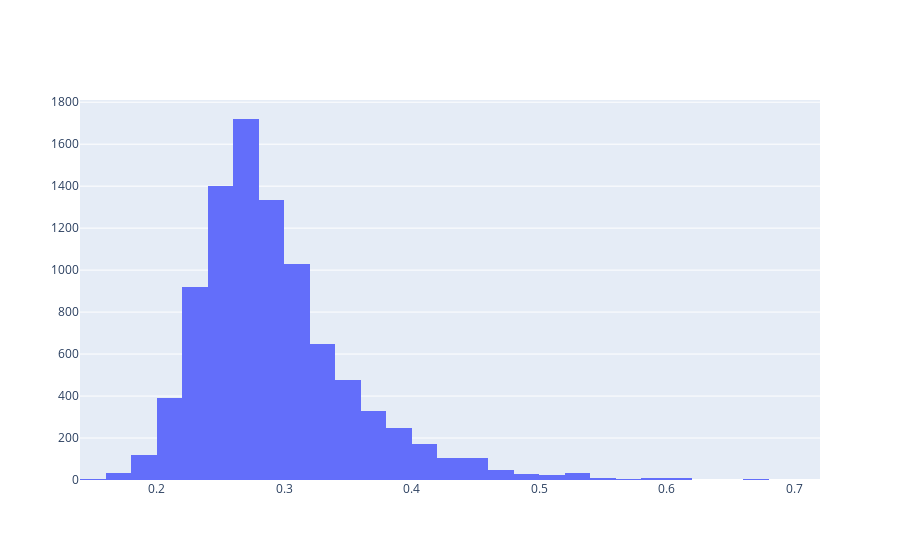

This figure's notebook cell:
### Code cell
# Plotly histogram
import plotly.graph_objects as go

fig = go.Figure(data=[go.Histogram(x=max_cosine_sims, nbinsx=50)])
fig.show()

### Figure 1 — Plotly figure (JSON) as saved in the notebook; plotly's stock layout.template omitted (floating-point values rounded to 4 significant figures; data arrays with more than 128 entries replaced by an {"elided": "..."} marker saying what was removed)
{"data": [{"nbinsx": 50, "type": "histogram", "x": {"elided": "9216 float values"}}], "layout": {}}
